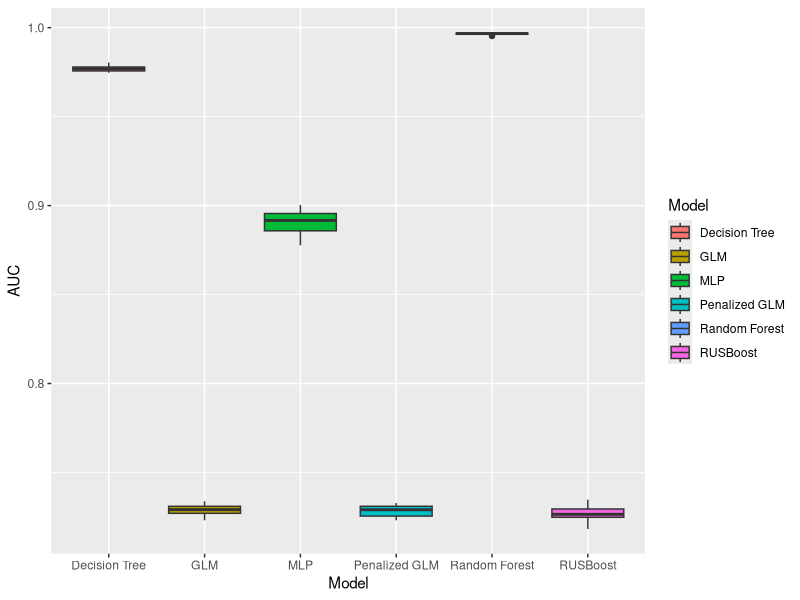
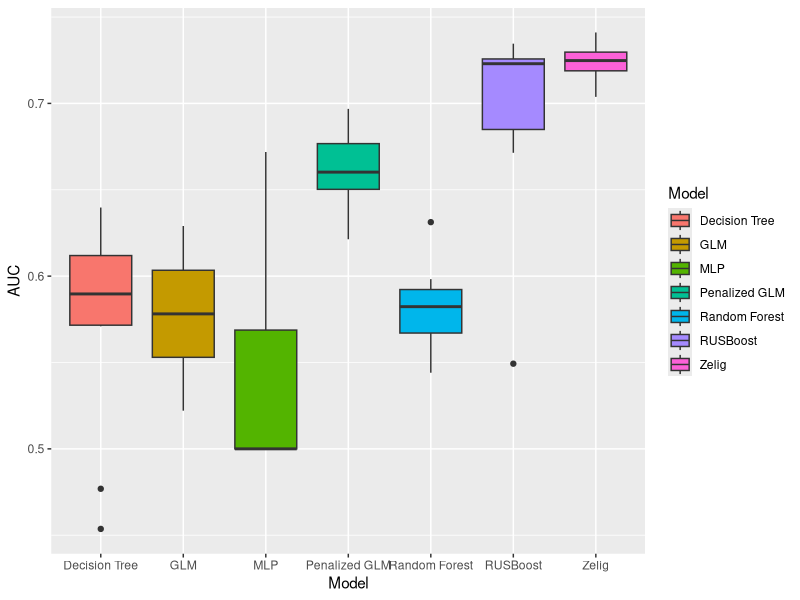
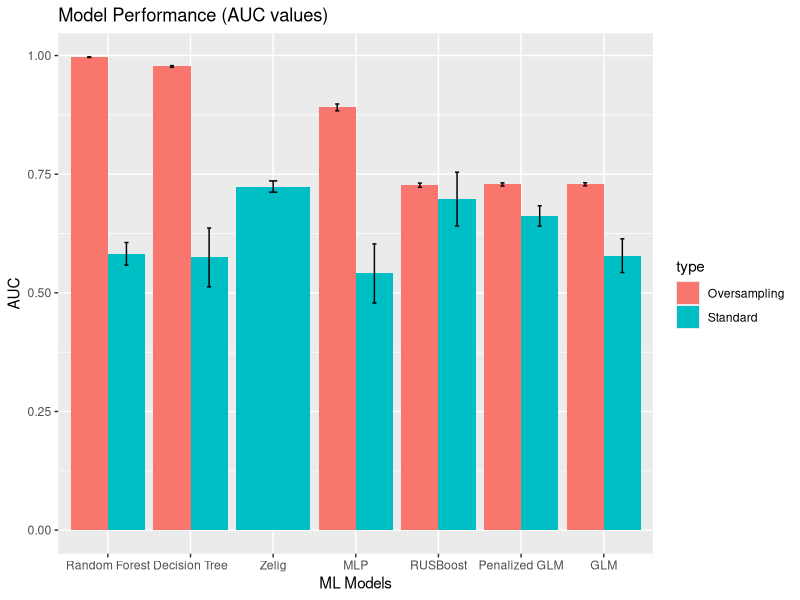

Write R code to recreate these figures, in order.
setwd("C:/PSU/Courses/Fall2020/IE582/Project/Codes")
library(tidyverse)
library(gridExtra)
library(knitr)
library(dplyr)
library(ggplot2)
library(readxl)
dat1 <- read_xlsx("AUCvalues.xlsx",sheet = 1)
dat2 <- read_xlsx("AUCvalues.xlsx",sheet = 2)


# boxplot

ggplot(dat1, aes(x = Model, y = AUC, fill = Model))+geom_boxplot()
ggplot(dat2, aes(x = Model, y = AUC, fill = Model))+geom_boxplot()

dat11 = dat1 %>% group_by(Model) %>% summarise(mean = mean(AUC), sd = sd(AUC)) %>% mutate(type = 'Oversampling')
dat22 = dat2 %>% group_by(Model) %>% summarise(mean = mean(AUC), sd = sd(AUC)) %>% mutate(type = 'Standard')

dat = rbind(dat11,dat22)
# Error bars represent standard error of the mean
ggplot(dat, aes(x=reorder(Model,-mean), y=mean, fill=type)) + 
  geom_bar(position=position_dodge(), stat="identity") +
  geom_errorbar(aes(ymin=mean-sd, ymax=mean+sd),
                width=.1,                    # Width of the error bars
                position=position_dodge(.9)) + labs(x = "ML Models", y = "AUC", title = "Model Performance (AUC values)") 
